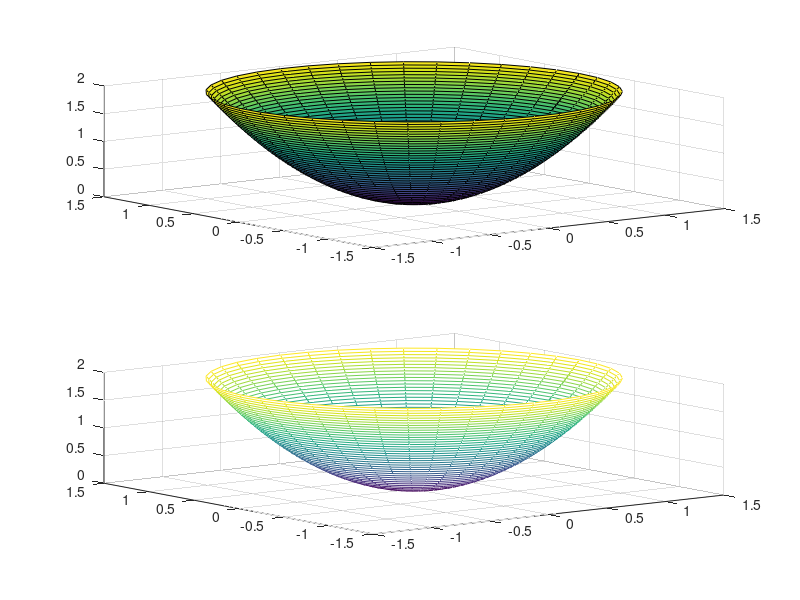

The MATLAB script that drew this image: (Note: this script raises an error after producing the figure.)
u=linspace(0,2,40);
v=linspace(0,2*pi,40);
h = 1;
[u,v] = meshgrid(u,v);
x = sqrt(u.*1/h).*cos(v);
y =	sqrt(u.*1/h).*sin(v);
z = u;
surf(x,y,z);
hold on;
xlabel('x');
ylabel('y');
zlabel('z');
subplot (2, 1, 1)
surf(x,y,z);%preenche a figura
subplot (2, 1, 2);
mesh(x,y,z);


view(b,90-a);
print("filename.pdf", "-dpdf");
